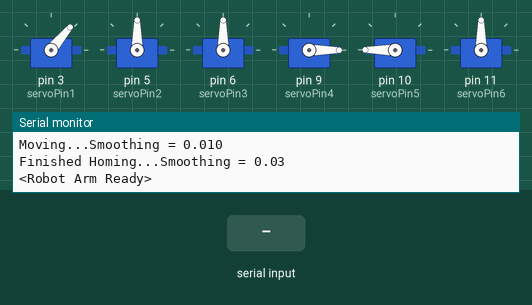
A sketch run on a simulated Arduino Uno, built with avr-gcc and run on an emulated ATmega328P. Parts: 6 × servo, the last lines printed to the serial monitor. The test bench sets the inputs (shaded band).

Above: at 9.1 s.
9.2 s: "Wave,1\n" received over Serial
At 10.22 s:
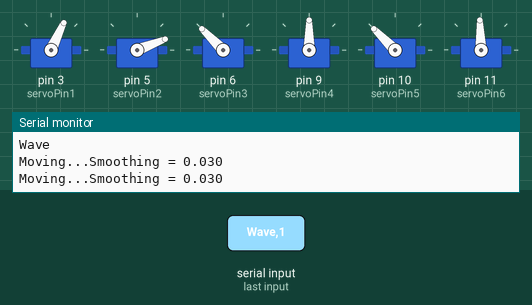
12.2 s: "*" received over the second serial link
At 14.5 s:
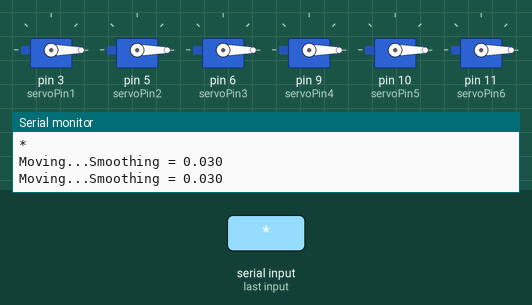
15.2 s: "Screwdriver,1\n" received over Serial
At 16.44 s:
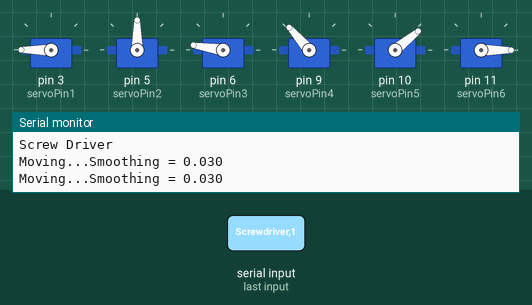
18.2 s: "*" received over Serial
At 18.79 s:
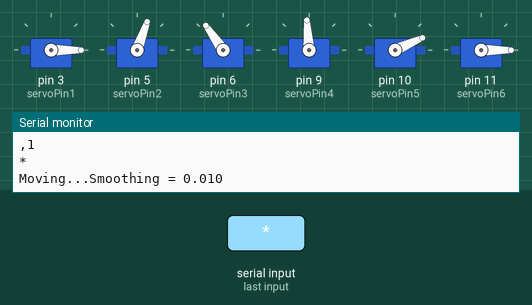
21.2 s: "Circles,1\n" received over the second serial link
24.2 s: "*" received over the second serial link
Timing chart, 0 to 30.1 s (numbered marks = the images above; inputs shaded):
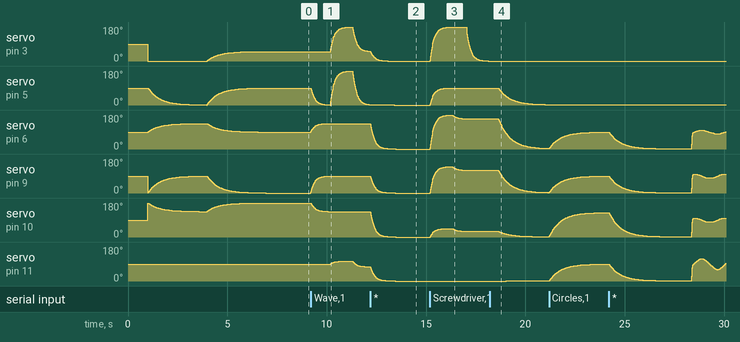

Measured:
- after the input at 9.2 s, servo on pin 3 (servoPin1): rises from 50° to 180° in 1.0 s, then falls to 51° in 0.91 s; servo on pin 6 (servoPin3): moves from 90° to 135° over 0.84 s, starting at once
- after the input at 12.2 s, servo on pin 6 (servoPin3), servo on pin 10 (servoPin5): moves from 135° to 0° over 1.3 s, starting at once; servo on pin 9 (servoPin4): moves from 90° to 0° over 1.2 s, starting at once; servo on pin 11 (servoPin6): moves from 75° to 0° over 1.2 s, starting at once
- after the input at 15.2 s, servo on pin 3 (servoPin1): rises from 0° to 180° in 1.1 s, then falls to 0° in 1.8 s; servo on pin 5 (servoPin2): moves from 0° to 90° over 0.98 s, starting at once
- after the input at 18.2 s, servo on pin 5 (servoPin2): moves from 90° to 2° over 2.3 s, starting after 0.44 s

The sketch:

RobotArmV5.ino
```cpp
// Ethan Lawlor
// 27/05/2024

// Functionality of Code:
// Commands from Serial Monitor
// Commands from Bluetooth - MIT App Inventor
// Set individual servo angles - 0,0,0,0,0,0*/180,180,180,180,180,180*
// Send groups of servo angles through keywords - Home/Ready/Wave
// Set smoothing value - 0#/100#

#include <SoftwareSerial.h>

SoftwareSerial btSerial(2, 4);

#include <Servo.h>
Servo servo1;
Servo servo2;
Servo servo3;
Servo servo4;
Servo servo5;
Servo servo6;

int gripper;
int servo1pos;
float grippersmoothed;
float gripperPrev;

int switch2;
int servo2pos;
float switch2smoothed;
float switch2Prev;

int switch3;
int servo3pos;
float switch3smoothed;
float switch3Prev;

int switch4;
int servo4pos;
float switch4smoothed;
float switch4Prev;

int switch5;
int servo5pos;
float switch5smoothed;
float switch5Prev;

int switch6;
int servo6pos;
float switch6smoothed;
float switch6Prev;

const int servoPin1 = 3;
const int servoPin2 = 5;
const int servoPin3 = 6;
const int servoPin4 = 9;
const int servoPin5 = 10;
const int servoPin6 = 11;

const int open = 180;
const int close = 50;

char character;
String receivedData;
String angle_1;
String angle_2;
String angle_3;
String angle_4;
String angle_5;
String angle_6;

float smoothing = 0.03;
int servoDelay = 5;

int commaIndex;

void setup() {

  Serial.begin(9600);
  btSerial.begin(9600);

  pinMode(servoPin1, OUTPUT);
  pinMode(servoPin2, OUTPUT);
  pinMode(servoPin3, OUTPUT);
  pinMode(servoPin4, OUTPUT);
  pinMode(servoPin5, OUTPUT);
  pinMode(servoPin6, OUTPUT);

  servo1.attach(servoPin1);
  servo2.attach(servoPin2);
  servo3.attach(servoPin3);
  servo4.attach(servoPin4);
  servo5.attach(servoPin5);
  servo6.attach(servoPin6);

  Serial.println("<Arduino Ready>");
  delay(1000);

  Serial.println("");
  Serial.print("Homing...");

  smoothing = 0.010;
  Serial.print("");
  Serial.print("Smoothing = ");
  Serial.println(smoothing, 3);

  servo6.write(90);
  switch6 = 90;
  servo6pos = 90;
  switch6smoothed = 90;
  switch6Prev = 90;

  servo5.write(180);
  switch5 = 180;
  servo5pos = 180;
  switch5smoothed = 180;
  switch5Prev = 180;

  servo4.write(0);
  switch4 = 0;
  servo4pos = 0;
  switch4smoothed = 0;
  switch4Prev = 0;

  servo3.write(90);
  switch3 = 90;
  servo3pos = 90;
  switch3smoothed = 90;
  switch3Prev = 90;

  servo2.write(90);
  switch2 = 90;
  servo2pos = 90;
  switch2smoothed = 90;
  switch2Prev = 90;

  servo1.write(0);
  gripper = 0;
  servo1pos = 0;
  grippersmoothed = 0;
  gripperPrev = 0;

  ready();
  home();

  smoothing = 0.03;
  Serial.println("");
  Serial.print("Finished Homing...");
  Serial.print("");
  Serial.print("Smoothing = ");
  Serial.println(smoothing);

  Serial.println("");
  Serial.println("<Robot Arm Ready>");
  delay(1000);
}

void loop() {

  readSerialData();

}

void readSerialData() {

  while (Serial.available()) {
    character = Serial.read();
    receivedData = receivedData + character;
    checkAndExecute();
  }

  while (btSerial.available()) {
    character = btSerial.read();
    receivedData = receivedData + character;
    checkAndExecute();
  }
}

void checkAndExecute() {

  if (receivedData == "Home") {
    receivedData = "";
    home();
  }

  if (receivedData == "Ready") {
    receivedData = "";
    ready();
  }

  if (receivedData == "Wave") {
    wave();
    receivedData = "";
  }

  if (receivedData == "Screwdriver") {
    receivedData = "";
    screwdriver();
  }

  if (receivedData == "Circles") {
    receivedData = "";
    circles();
  }

  if (receivedData == "Diagonals") {
    receivedData = "";
    diagonals();
  }

  if (receivedData == "Worm") {
    receivedData = "";
    worm();
  }

  if (receivedData == "Demo") {
    receivedData = "";
    demo();
  }


  else if (character == '#') {

    Serial.println("");
    Serial.println(receivedData);
    receivedData = receivedData.substring(0, receivedData.length() - 1);  // Remove the last character '*'
    int receivedStr = receivedData.toInt();
    float smoothingRaw = map(receivedStr, 0, 100, 1, 90);
    smoothing = smoothingRaw / 1000;
    Serial.print("");
    Serial.print("Smoothing = ");
    Serial.println(smoothing, 3);

    receivedData = "";

  }

  else if (character == '*') {
    Serial.println("");
    Serial.println(receivedData);
    receivedData = receivedData.substring(0, receivedData.length() - 1);  // Remove the last character '*'
    commaIndex = receivedData.indexOf(',');
    angle_1 = receivedData.substring(0, commaIndex);
    receivedData = receivedData.substring(commaIndex + 1);

    commaIndex = receivedData.indexOf(',');
    angle_2 = receivedData.substring(0, commaIndex);
    receivedData = receivedData.substring(commaIndex + 1);

    commaIndex = receivedData.indexOf(',');
    angle_3 = receivedData.substring(0, commaIndex);
    receivedData = receivedData.substring(commaIndex + 1);

    commaIndex = receivedData.indexOf(',');
    angle_4 = receivedData.substring(0, commaIndex);
    receivedData = receivedData.substring(commaIndex + 1);

    commaIndex = receivedData.indexOf(',');
    angle_5 = receivedData.substring(0, commaIndex);
    angle_6 = receivedData.substring(commaIndex + 1);

    gripper = angle_1.toInt();
    switch2 = angle_2.toInt();
    switch3 = angle_3.toInt();
    switch4 = angle_4.toInt();
    switch5 = angle_5.toInt();
    switch6 = angle_6.toInt();

    receivedData = "";

    moveServos();
  }
}

void moveServos() {

  Serial.println("");
  Serial.print("Moving...");
  Serial.print("");
  Serial.print("Smoothing = ");
  Serial.println(smoothing, 3);

  while (servo1pos != gripper || servo2pos != switch2 || servo3pos != switch3 || servo4pos != switch4 || servo5pos != switch5 || servo6pos != switch6) {

    readSerialData();

    // **   smoothing **  //

    grippersmoothed = (gripper * smoothing) + (gripperPrev * (1 - smoothing));
    gripperPrev = grippersmoothed;
    servo1pos = round(grippersmoothed);

    switch2smoothed = (switch2 * smoothing) + (switch2Prev * (1 - smoothing));
    switch2Prev = switch2smoothed;
    servo2pos = round(switch2smoothed);

    switch3smoothed = (switch3 * smoothing) + (switch3Prev * (1 - smoothing));
    switch3Prev = switch3smoothed;
    servo3pos = round(switch3smoothed);

    switch4smoothed = (switch4 * smoothing) + (switch4Prev * (1 - smoothing));
    switch4Prev = switch4smoothed;
    servo4pos = round(switch4smoothed);

    switch5smoothed = (switch5 * smoothing) + (switch5Prev * (1 - smoothing));
    switch5Prev = switch5smoothed;
    servo5pos = round(switch5smoothed);

    switch6smoothed = (switch6 * smoothing) + (switch6Prev * (1 - smoothing));
    switch6Prev = switch6smoothed;
    servo6pos = round(switch6smoothed);

    // ** end of smoothing  **  //

    servo1.write(servo1pos);
    servo2.write(servo2pos);
    servo3.write(servo3pos);
    servo4.write(servo4pos);
    servo5.write(servo5pos);
    servo6.write(servo6pos);

    delay(servoDelay);
  }
}

void home() {

  Serial.println("");
  Serial.println("Home");
  gripper = close;
  switch2 = 90;
  switch3 = 90;
  switch4 = 0;
  switch5 = 180;
  switch6 = 90;
  moveServos();
}

void ready() {

  Serial.println("");
  Serial.println("Ready");
  gripper = 0;
  switch2 = 0;
  switch3 = 135;
  switch4 = 90;
  switch5 = 135;
  switch6 = 90;
  moveServos();
}

void wave() {

  Serial.println("");
  Serial.println("Wave");
  gripper = close;
  switch2 = 0;
  switch3 = 135;
  switch4 = 90;
  switch5 = 135;
  switch6 = 90;
  moveServos();

  gripper = open;
  switch2 = 180;
  switch6 = 105;
  moveServos();

  gripper = close;
  switch2 = 0;
  switch6 = 75;
  moveServos();
}

void circles() {
  Serial.println("");
  Serial.println("Circles");

  // Initial positions to start drawing circles
  switch6 = 90;
  switch5 = 130;  // Base position - slightly rotate if needed for better motion
  switch4 = 90;   // Elbow - mid position
  switch3 = 90;   // Wrist - starting position
  moveServos();
  delay(1000);  // Wait a bit before starting the circles

  float previousValue = smoothing;
  smoothing = previousValue * 25;

  for (int i = 0; i < 5; i++) {                      // Draw 5 circles
    for (int angle = 0; angle < 360; angle += 10) {  // Complete a circle in steps
      // Simulate circular motion by adjusting elbow and wrist
      switch4 = 90 + 10 * cos(angle * PI / 180);  // Elbow - adjust for circular motion
      switch3 = 90 + 10 * sin(angle * PI / 180);  // Wrist - adjust for circular motion

      // Optionally, slightly rotate the base to enhance the circular drawing effect
      switch5 = 90 + 10 * cos(angle * PI / 180);  // Base - slight rotation
      switch6 = 90 + 30 * sin(angle * PI / 180);  // Base - slight rotation

      moveServos();
    }
  }
  smoothing = previousValue;
}

void worm() {
  Serial.println("");
  Serial.println("Worm");

  switch6 = 90;
  switch5 = 130;
  switch4 = 90;
  switch3 = 90;
  moveServos();
  delay(1000);

  float previousValue = smoothing;
  smoothing = 0.50;

  for (int i = 0; i < 5; i++) {  // Draw 5 circles
    for (int angle = 0; angle < 360; angle += 10) {

      switch4 = 90 + 30 * cos(angle * PI / 180);
      switch3 = 90 + 30 * sin(angle * PI / 180);
      switch5 = 90 + 15 * sin(angle * PI / 180);

      moveServos();
    }
  }
  smoothing = previousValue;
}

void diagonals() {
  Serial.println("");
  Serial.println("Diagonals");

  switch6 = 90;
  switch5 = 130;  // Base position - slightly rotate if needed for better motion
  switch4 = 90;   // Elbow - mid position
  switch3 = 90;   // Wrist - starting position
  moveServos();
  delay(1000);  // Wait a bit before starting the circles

  float previousValue = smoothing;
  smoothing = 0.50;

  for (int i = 0; i < 5; i++) {  // Draw 5 circles
    for (int angle = 0; angle < 360; angle += 10) {

      switch3 = 90 + 15 * sin(angle * PI / 180);
      switch6 = 90 + 30 * sin(angle * PI / 180);
      moveServos();
    }
  }
  smoothing = previousValue;
}

void screwdriver() {

  Serial.println("");
  Serial.println("Screw Driver");
  gripper = 180;
  switch2 = 90;
  switch3 = 180;
  switch4 = 140;
  switch5 = 45;
  switch6 = 0;
  moveServos();

  switch3 = 160;
  switch4 = 120;
  switch5 = 30;
  moveServos();

  gripper = 0;
  moveServos();

  smoothing = 0.01;
  delay(500);

  switch4 = 140;
  switch5 = 45;
  moveServos();

  switch3 = 70;
  switch4 = 90;
  switch5 = 110;
  switch6 = 90;
  moveServos();
  delay(1000);

  gripper = 0;
  switch2 = 90;
  switch3 = 120;
  switch4 = 90;
  switch5 = 110;
  switch6 = 90;
  moveServos();

  gripper = 180;
  moveServos();

  smoothing = 0.03;
}

void demo() {
  home();
  ready();
  home();
  ready();
  home();
  ready();
  home();
  diagonals();
  worm();
  circles();
}
```
